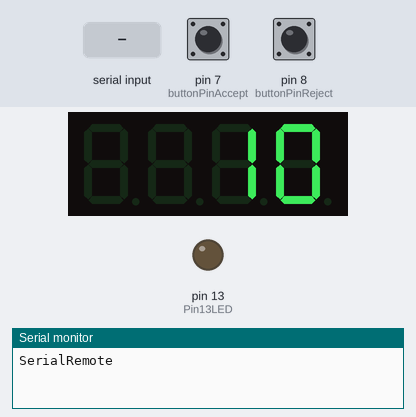
The sketch below on a simulated Arduino Uno, built with avr-gcc and run on an emulated ATmega328P. Parts: 4-digit seven-segment display, output pins drawn as LEDs (lit = HIGH), the last lines printed to the serial monitor. Inputs (shaded band) come from the test bench; at power-on: pin 7 (buttonPinAccept) LOW, pin 8 (buttonPinReject) LOW. Pins used as bus, display or sensor lines are not drawn.

Above: at 1.2 s.
1.3 s: "data=E" received over the second serial link
At 2.5 s:
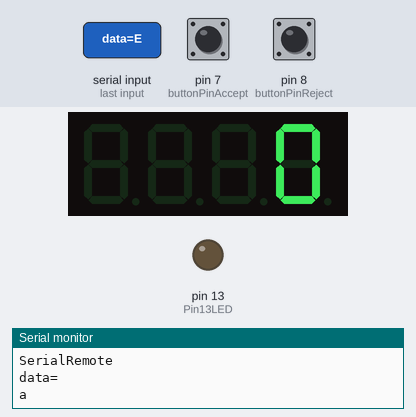
2.8 s: "Reject=90E" received over the second serial link
At 3.8 s:
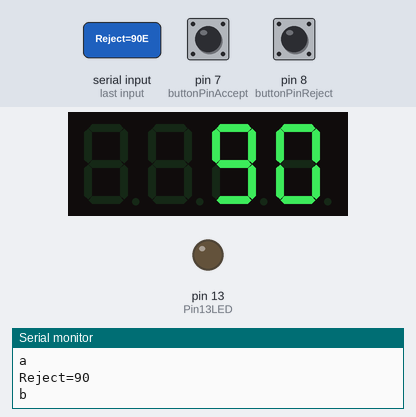
5.9 s: "90,45E" received over the second serial link
At 7.4 s:
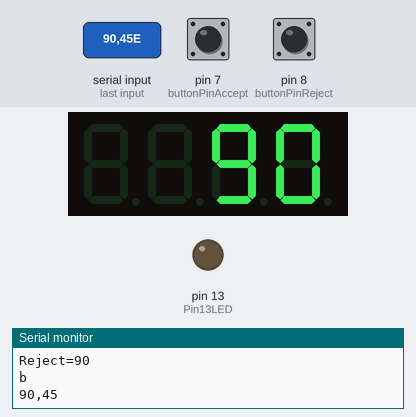
Timing chart, 0 to 8.4 s (numbered marks = the images above; inputs shaded):
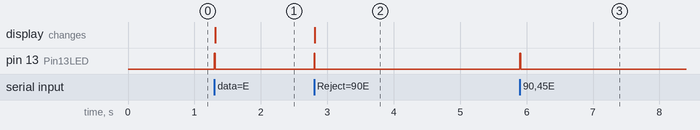

The sketch:

max485_receive.ino
```cpp
/*-----( Import needed libraries )-----*/
#include <SoftwareSerial.h>
#include <TM1637Display.h>

// Module connection pins (Digital Pins)
#define CLK 5
#define DIO 4

/*-----( Declare Constants and Pin Numbers )-----*/
#define SSerialRX        10  //Serial Receive pin
#define SSerialTX        11  //Serial Transmit pin

#define SSerialTxControl 3   //RS485 Direction control
#define RS485Transmit    HIGH
#define RS485Receive     LOW

#define Pin13LED         13

/*-----( Declare objects )-----*/
SoftwareSerial RS485Serial(SSerialRX, SSerialTX); // RX, TX

/*-----( Declare Variables )-----*/
int byteReceived;
int byteSend;

const int buttonPinAccept = 7;    // the number of the pushbutton pin
int buttonState;             // the current reading from the input pin

const int buttonPinReject = 8;    // the number of the pushbutton pin
int buttonState2;             // the current reading from the input pin

TM1637Display display(CLK, DIO);

unsigned long currentMillis;
unsigned long previousMillis = 0;

void setup()   /****** SETUP: RUNS ONCE ******/
{
  // Start the built-in serial port, probably to Serial Monitor
  Serial.begin(9600);
  Serial.println("SerialRemote");  // Can be ignored

  pinMode(buttonPinAccept, INPUT);
  pinMode(Pin13LED, OUTPUT);
  pinMode(SSerialTxControl, OUTPUT);

  digitalWrite(SSerialTxControl, RS485Receive);  // Init Transceiver

  // Start the software serial port, to another device
  RS485Serial.begin(9600);   // set the data rate
  display.setBrightness(0x0f);
display.showNumberDec(10);
  digitalWrite(SSerialTxControl, RS485Transmit);
  RS485Serial.write("Init=2E");
  delay(10);
  digitalWrite(SSerialTxControl, RS485Receive);
}


void loop()
{
  int reading = digitalRead(buttonPinAccept);

  if (reading == HIGH) {
    buttonState = HIGH;
  }
  else {
    if (buttonState == HIGH) {
      buttonState = LOW;
      digitalWrite(SSerialTxControl, RS485Transmit);
      RS485Serial.write("Update=2E");
      Serial.println("beep");
      delay(10);
      digitalWrite(SSerialTxControl, RS485Receive);
    }
  }

  int reading2 = digitalRead(buttonPinReject);

  if (reading2 == HIGH) {
    buttonState2 = HIGH;
  }
  else {
    if (buttonState2 == HIGH) {
      buttonState2 = LOW;
      digitalWrite(SSerialTxControl, RS485Transmit);
      RS485Serial.write("Reject=2E");
      Serial.println("beep");
      delay(10);
      digitalWrite(SSerialTxControl, RS485Receive);
    }
  }

  if (RS485Serial.available()) { //Look for data from other Arduino
    digitalWrite(Pin13LED, HIGH);  // Show activity
    String tmp = RS485Serial.readStringUntil('E');    // Read received byte
    Serial.println(tmp);        // Show on Serial Monitor
    delay(10);
    digitalWrite(Pin13LED, LOW);  // Show activity
    if (tmp.startsWith("data="))  {
      Serial.println('a');
      display.showNumberDec(tmp.substring(tmp.indexOf('=') + 1).toInt());
    }
    if (tmp.startsWith("Reject="))  {
      Serial.println('b');
      display.showNumberDec(tmp.substring(tmp.indexOf('=') + 1).toInt());
      previousMillis = millis();
    }
  }

  currentMillis = millis();
  if (currentMillis - previousMillis > 10000 && previousMillis != 0) {
    previousMillis = 0;
    digitalWrite(SSerialTxControl, RS485Transmit);
    RS485Serial.write("Get=2E");
    Serial.println("beep");
    delay(10);
    digitalWrite(SSerialTxControl, RS485Receive);
  }
}
```

Measured:
- after the input at 1.3 s, pin 13 (Pin13LED): LOW → HIGH at once, → LOW 0.01 s later; the display: changes at once (image 1)
- after the input at 2.8 s, pin 13 (Pin13LED): LOW → HIGH at once, → LOW 0.01 s later; the display: changes at once (image 2)
- after the input at 5.9 s, pin 13 (Pin13LED): LOW → HIGH at once, → LOW 0.01 s later
